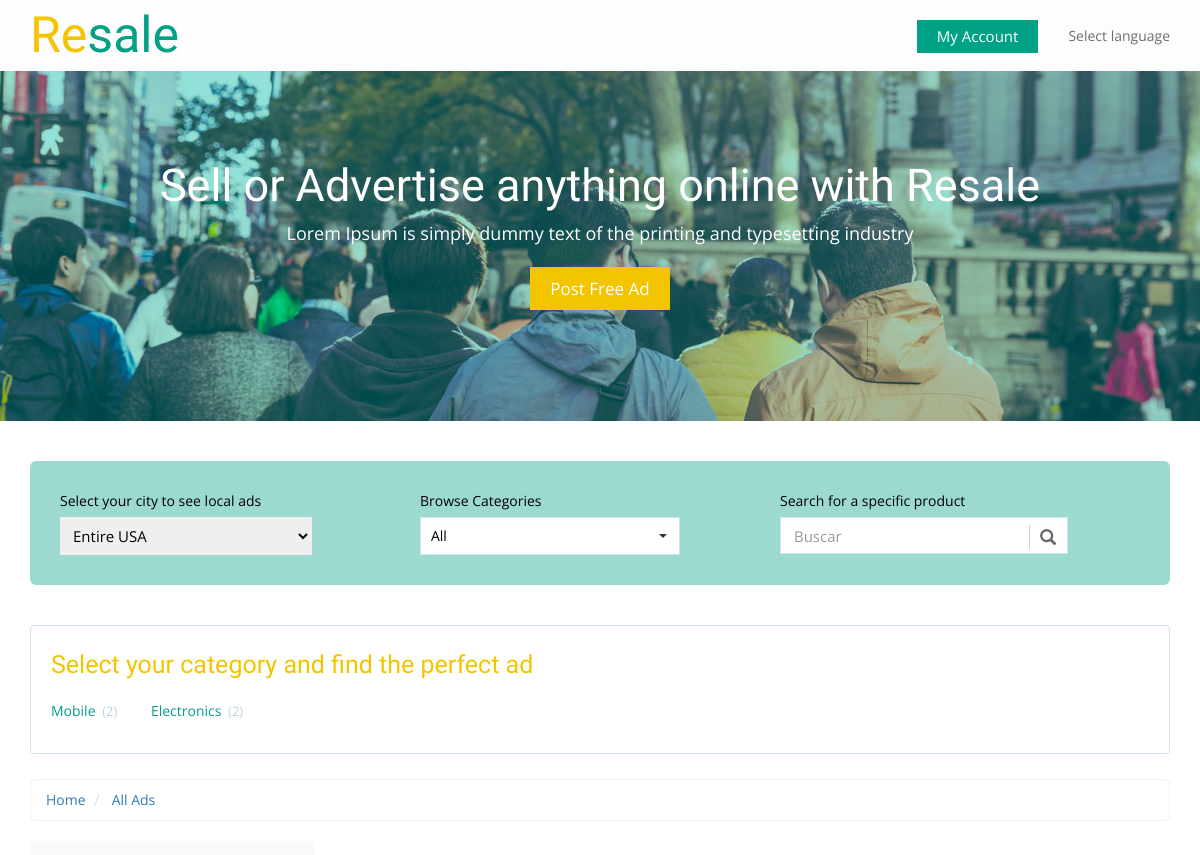
Before: /products/ (upper part) with the older database file.
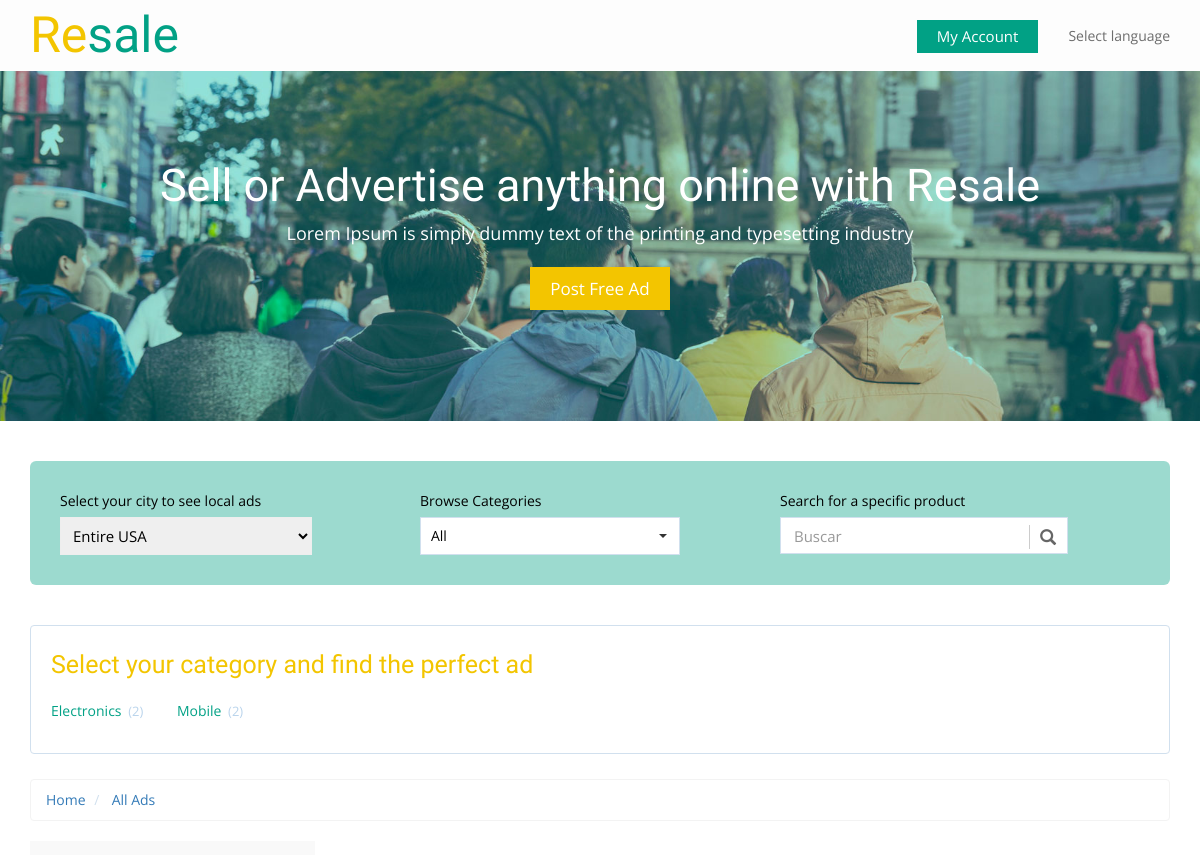
After: the same page with the newer database file.
### product/models.py (models this page shows, shortened)
class Category(models.Model):
  category_name = models.CharField(max_length=50)
  image = models.ImageField(upload_to='category/', blank=True, null=True)
  slug = models.SlugField(blank=True, null=True)
  class Meta:
    verbose_name = 'category'
    verbose_name_plural = 'categories'
  def __str__(self):
    return self.category_name

### product/views.py (the view, shortened to what this page needs)
# urls.py: path('', views.productlist, name='product_list'),
def productlist(request, category_slug=None):
  category = None
  productlist = Product.objects.all()
  categorylist = Category.objects.annotate(total_products=Count('product'))
  if category_slug :
    category = get_object_or_404(Category, slug=category_slug)
    productlist = productlist.filter(category=category)
  search_query = request.GET.get('q')
  paginator = Paginator(productlist, 2)
  page_number = request.GET.get('page')
  productlist = paginator.get_page(page_number)
  template = 'Product/product_list.html'
  context = {'product_list' : productlist, 'category_list' : categorylist, 'category' : category}
  return render(request, template, context)

### product/models.py (called while the page is built)
  def __str__(self):
    return self.brand_name

### product/templates/Product/product_list.html (shortened to what this page needs)
{% extends 'base.html' %}
{% load humanize %}
{% block body %}
	<div class="total-ads main-grid-border">
		<div class="container">
			<div class="select-box">
				<div class="select-city-for-local-ads ads-list">
					<label>Select your city to see local ads</label>
						<select>
												<optgroup label="Popular Cities">
													<option selected style="display:none;color:#eee;">Entire USA</option>
												</optgroup>
			            </select>
				</div>
				<div class="browse-category ads-list">
					<label>Browse Categories</label>
					<select class="selectpicker show-tick" data-live-search="true">
              <option data-tokens="Mobiles">All</option>
					</select>
				</div>
				<div class="search-product ads-list">
					<label>Search for a specific product</label>
					<div class="search">
						<div id="custom-search-input">
						<div class="input-group">
							<input type="text" class="form-control input-lg" placeholder="Buscar" />
							<span class="input-group-btn">
								<button class="btn btn-info btn-lg" type="button">
									<i class="glyphicon glyphicon-search"></i>
								</button>
							</span>
						</div>
					</div>
					</div>
				</div>
			</div>
			<div class="all-categories">
				<h3> Select your category and find the perfect ad</h3>
				<ul class="all-cat-list">
					{% for category in category_list %}
						<li><a href="{% url 'products:product_list_category' category.slug %}">{{category}} <span class="num-of-ads">({{category.total_products}})</span></a></li>
					{% endfor %}
				</ul>
			</div>
			<ol class="breadcrumb" style="margin-bottom: 5px;">
          <li><a href="/">Home</a></li>
          <li class="active"> <a href="{% url 'products:product_list' %}">All Ads</a></li>
			</ol>
			<div class="ads-grid">
				<div class="side-bar col-md-3">
				</div>
				<div class="ads-display col-md-9">
					<div class="wrapper">
				</div>
				</div>
			</div>
		</div>
	</div>
{% endblock body%}

Changed rows visible on the page:
changed Category "Electronics": moves up the list
